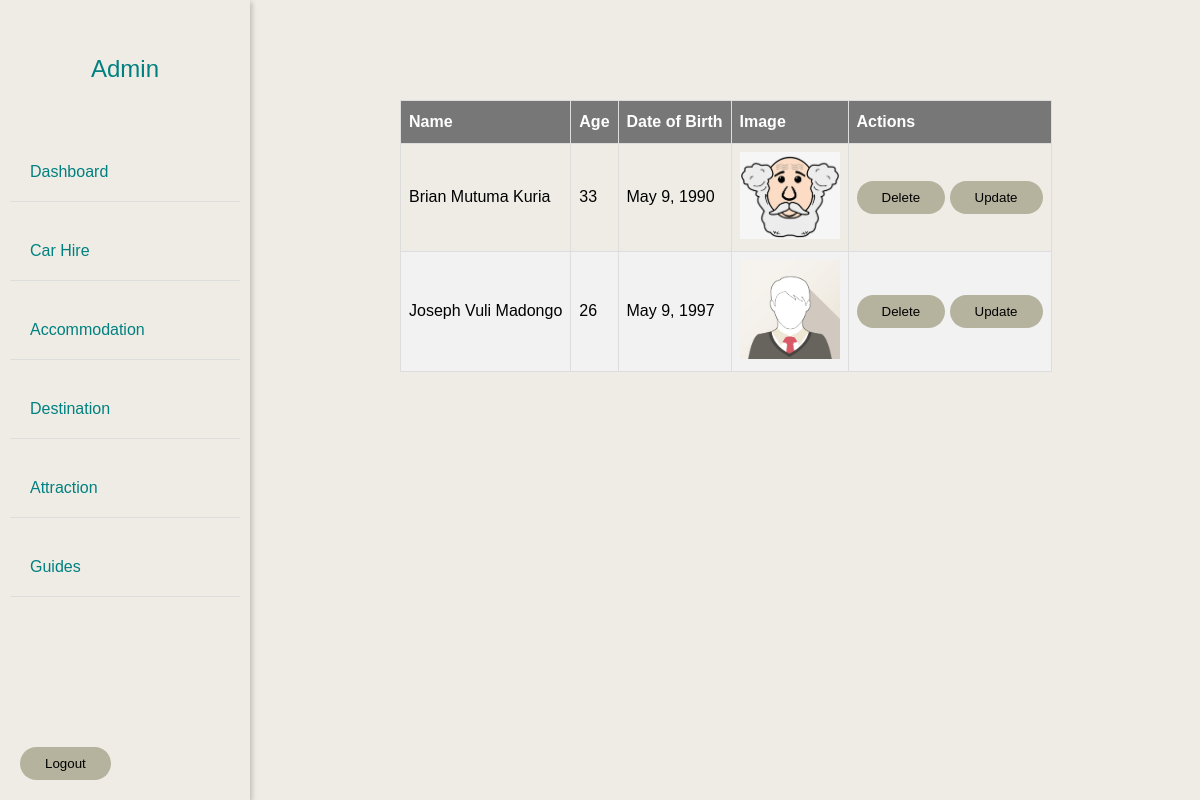
Page /guidelist/ on the earlier database version.
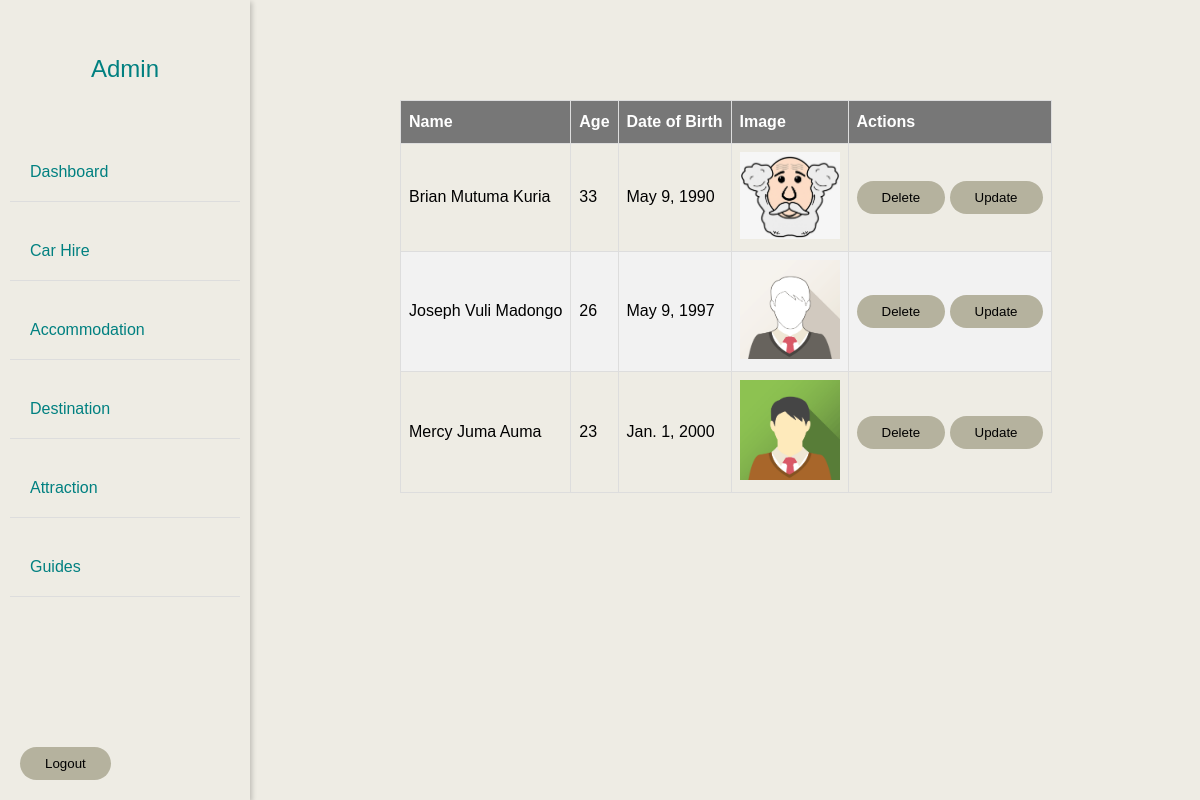
Same page on the later database version.
### Karibu_Kilifi/models.py (models this page shows, shortened)
class Guide(models.Model):
    firstname = models.CharField(max_length=15, verbose_name='First Name')
    middle_name = models.CharField(max_length=15, verbose_name='Middle Name')
    surname = models.CharField(max_length=15, verbose_name='Surname')
    image = models.ImageField(blank=True, verbose_name='Photo')
    email = models.EmailField(verbose_name='Email Address')
    dob = models.DateField(verbose_name='Date of Birth', blank=True, null=True)
    age = models.IntegerField(verbose_name='Age')
    description = models.CharField(max_length=100, verbose_name='Describe yourself', blank=True)

### Karibu_Kilifi/views.py (the view)
# urls.py: path('guidelist/', guide_List, name='Guide_List'),
def guide_List(request):
    guideList = Guide.objects.all()
    return render(request, 'Guides/admin/guidelist.html', {"guidance": guideList})

### templates/Guides/admin/guidelist.html (shortened to what this page needs)
{% extends 'AdminIndex.html' %}
{% block content %}
        <div class="tablelist">
    <table id="cars">
    <thead>
        <tr>
            <th>Name</th>
            <th>Age</th>
            <th>Date of Birth</th>
            <th>Image</th>
            <th>Actions</th>
        </tr>
    </thead>
    <tbody>
    {% for guides in guidance %}
    <tr>
        <td> {{guides.firstname}} {{ guides.middle_name }} {{ guides.surname }} </td>
        <td>{{ guides.age }}</td>
        <td>{{ guides.dob }}</td>
        <td>
            {% if guides.image %}
                <img src="{{ guides.image.url }}" alt="{{ guides.name }}" style="max-width: 100px; max-height: 100px;">
            {% else %}
                No Image Available
            {% endif %}
        </td>
    <td>
    <button onclick="deleteGuide('{{ guides.id }}')">Delete</button>
    <button onclick="updateGuide('{{ guides.id }}')">Update</button>
</td>
    </tr>
    {% endfor %}
    </tbody>
    </table>
        </div>
{% endblock %}

Differences in the rows shown:
added Guide: firstname "Mercy", middle_name "Juma", surname "Auma", age "23", dob "Jan. 1, 2000", image (picture)
